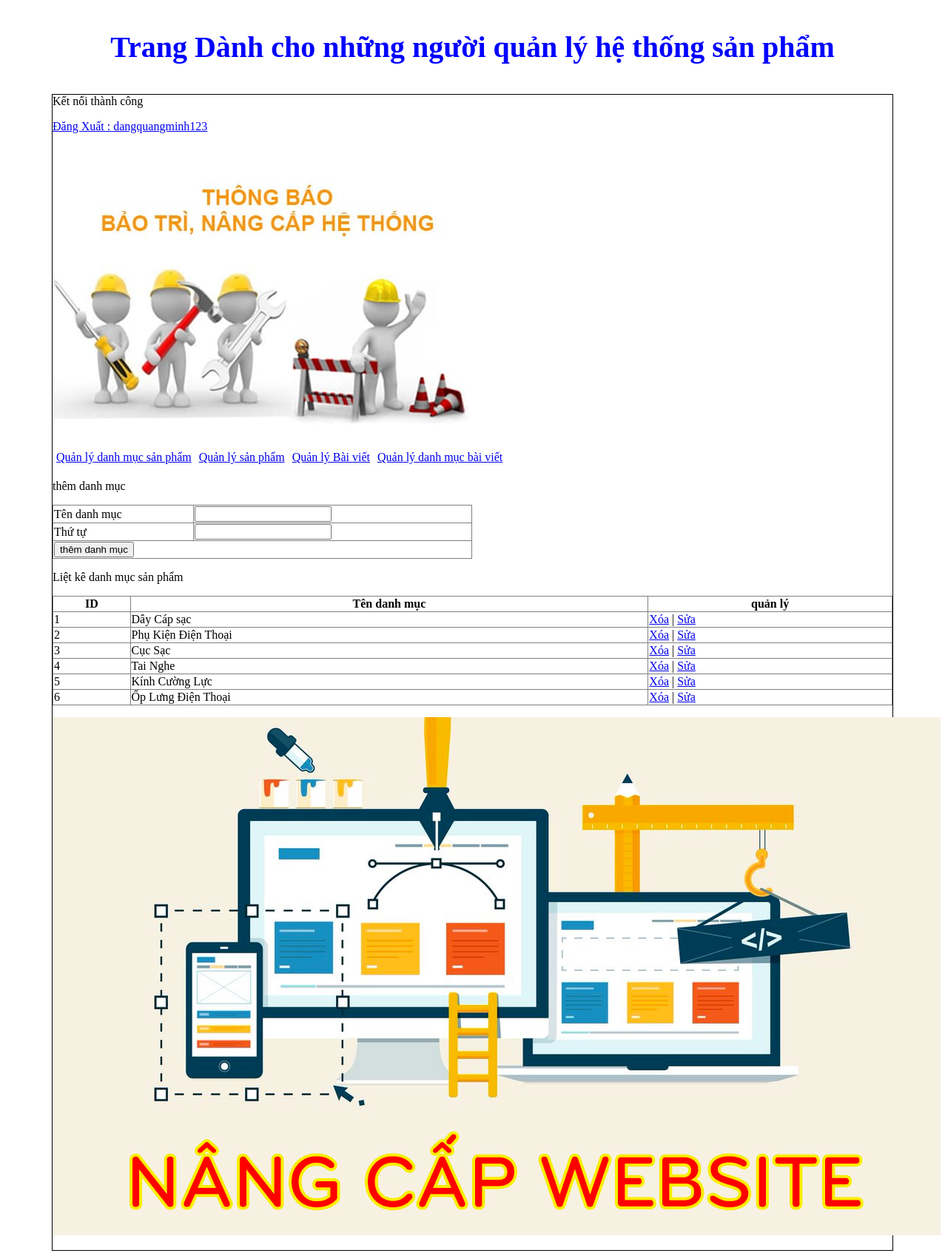
Page /admin/index.php?action=quanlydanhmucsanpham&query=them (signed in) on the committed database.
### tables this page shows
CREATE TABLE `danhmuc` (
  `id_danhmuc` int(11) NOT NULL,
  `tendanhmuc` varchar(256) NOT NULL,
  `thutu` int(11) NOT NULL
);

### admin/module/quanlydanhmucsp/Lietke.php (the view)
<?php
    $sql_lietke="SELECT * FROM `danhmuc` ORDER BY  thutu DESC";
    $query_lietke=mysqli_query($conn,$sql_lietke);
?>
<p>Liệt kê danh mục sản phẩm </p>
<table border="1px" width="100%" style="border-collapse: collapse;">
  <tr>
      <th>ID</th>
    <th>Tên danh mục</th>
    <th>quản lý</th>
  </tr>
  <?php
     $i=0;
     while($row=mysqli_fetch_array($query_lietke)) {
         $i++;
  ?>
  <tr>
      <td><?php echo $i; ?></td>
    <td><?php echo $row['tendanhmuc']; ?></td>
    <td>
        <a href="module/quanlydanhmucsp/xuly.php?iddanhmuc=<?php echo $row['id_danhmuc']; ?>">Xóa</a> |
        <a href="?action=quanlydanhmucsanpham&query=sua&iddanhmuc=<?php echo $row['id_danhmuc']; ?>">Sửa</a>
    </td>
  </tr>
  <?php
     }
    ?>
</table>

### rows in the picture
danhmuc: tendanhmuc "Dây Cáp sạc"
danhmuc: tendanhmuc "Phụ Kiện Điện Thoại"
danhmuc: tendanhmuc "Cục Sạc"
danhmuc: tendanhmuc "Tai Nghe"
danhmuc: tendanhmuc "Kính Cường Lực"
danhmuc: tendanhmuc "Ốp Lưng Điện Thoại"

### other values in the picture
$_SESSION['login'] "dangquangminh123"
